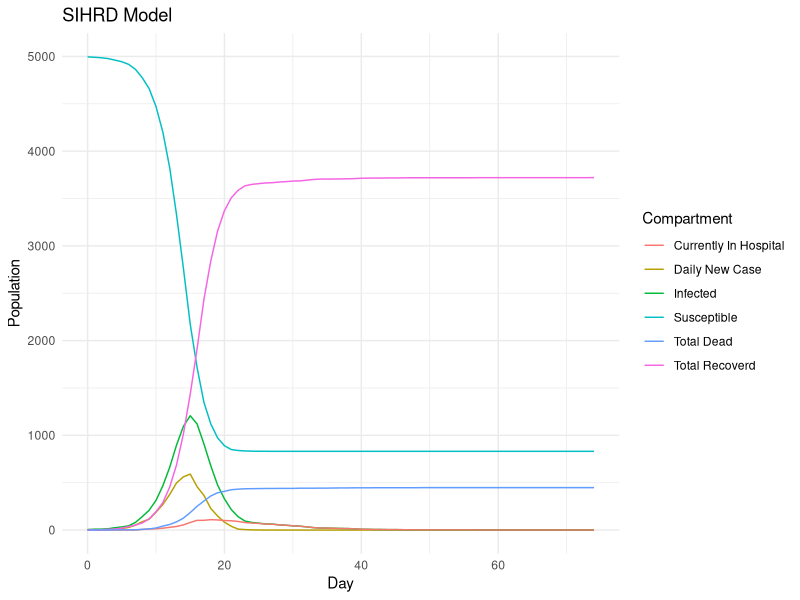
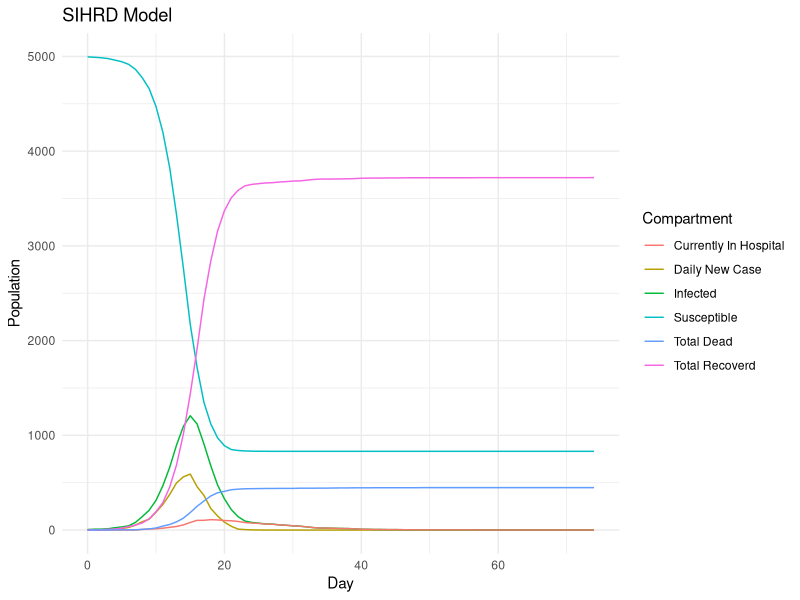
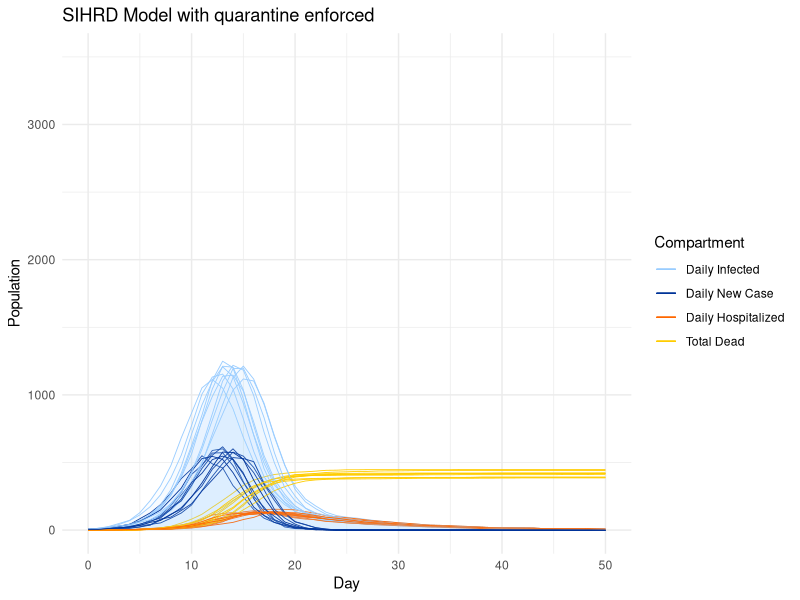
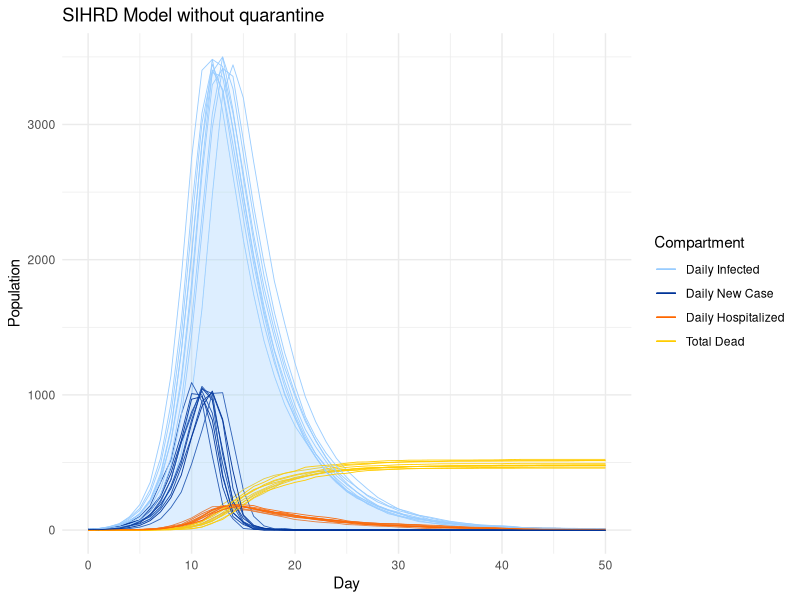
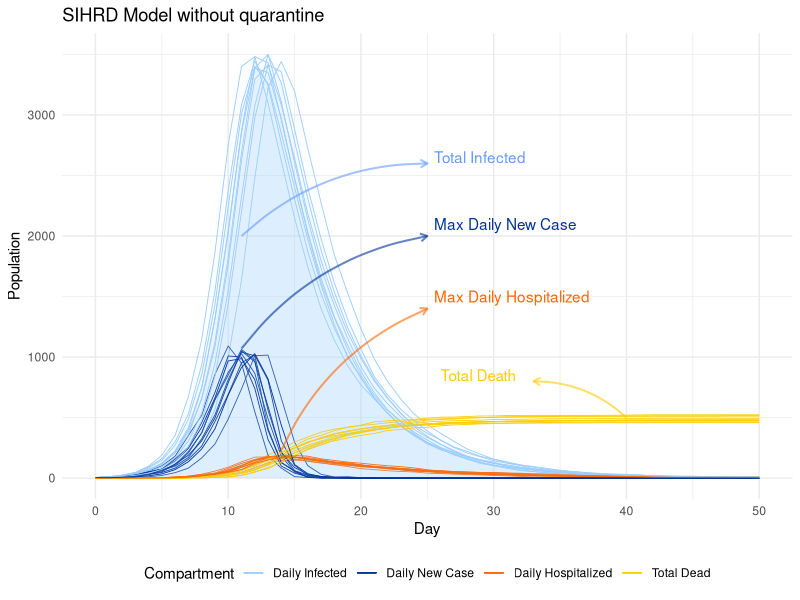
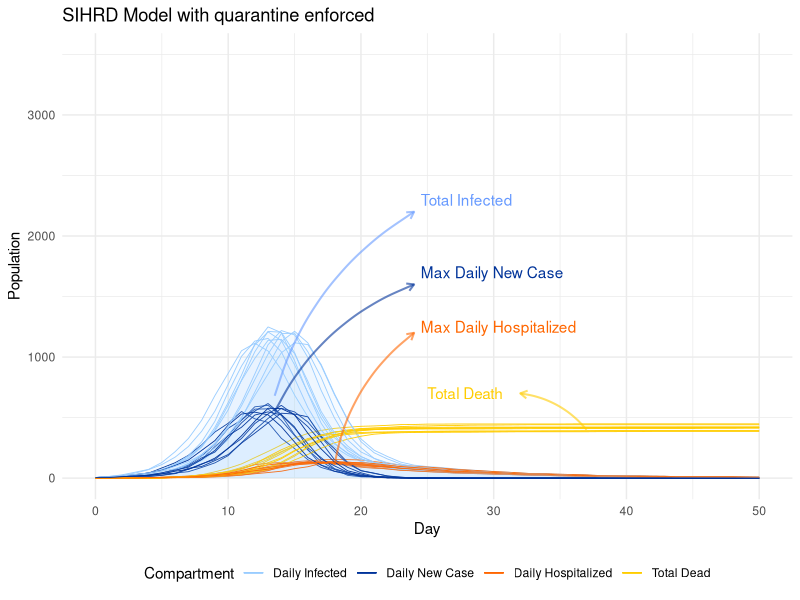

The R source for these figures, in order: (Note: a time limit stopped this script after it produced the figures.)
## ---- chunk 1
knitr::opts_chunk$set(echo = FALSE, message = FALSE, warning = FALSE)
library(dplyr)
library(ggplot2)
## ---- chunk 2
# Simulate Data
model.data = function(N, beta, I.0, p, epsilon, theta, gamma, TimeH, TimeNH){
  I.rate = beta/N
  psi = 1/TimeH
  lambda = 1/TimeNH
  curr.day = 0
  S = p * N - I.0
  NS.0 = N - S - I.0
  NS = NS.0
  NewInfected = I.0
  Total.Hospital = 0
  Total.NonHospital = 0
  Total.Infected = NewInfected + Total.Hospital + Total.NonHospital
  Total.Infective = NewInfected + Total.NonHospital
  Hospital.Recovered = 0
  NonHospital.Recovered = 0
  Hospital.Dead = 0
  NonHospital.Dead = 0
  Total.Recovered = Hospital.Recovered + NonHospital.Recovered
  Total.Dead = Hospital.Dead + NonHospital.Dead
  Pop = S + NS + Total.Infected + Total.Dead
  Leaving.Hospital = 0
  Leaving.NonHospital = 0
  Recovered.Hospital.today = 0
  Recovered.NonHospital.today = 0
  Entering.Hospital = 0
  
  # If you want a full table like the excel, uncomment all lines in the df below
  df = data_frame(Day = curr.day,
                  Susceptible = S,
                  Non.Susceptible = NS,
                  Daily.New.Case = NewInfected,
                  Total.In.Hospital = Total.Hospital,
                  # Total.NonHospital = Total.NonHospital,
                  Infected = Total.Infected,
                  # Total.Infective = Total.Infective,
                  # Recovered.In.Hospital = Hospital.Recovered,
                  # Dead.In.Hospital = Hospital.Dead,
                  Total.Recovered = Total.Recovered,
                  Total.Dead = Total.Dead)
  
  # Watch the disease until it ends (daily new case = 0) or at max 200 days
  while(Total.Infected > 0 & curr.day < 1000){
    curr.day = curr.day + 1
    
    # Number of individuals recovered from the infected in hospital (previous day)
    # First need to see how many are leaving the hospital
    Leaving.Hospital = rbinom(1, Total.Hospital, psi)
    # Then how many of those recovered
    Recovered.Hospital.today = rbinom(1, Leaving.Hospital, theta)
    Hospital.Recovered = Hospital.Recovered + Recovered.Hospital.today
    Hospital.Dead = Hospital.Dead + Leaving.Hospital - Recovered.Hospital.today
    
    # Number of individuals dead from the infected in hospital (previous day)
    # First need to see how many not in hospital are getting over disease
    NonHospital.leaving = rbinom(1, Total.NonHospital, lambda)
    # How many of those are recovering
    Recovered.NonHospital.today = rbinom(1, NonHospital.leaving, gamma)
    NonHospital.Recovered = NonHospital.Recovered + Recovered.NonHospital.today
    NonHospital.Dead = NonHospital.Dead + NonHospital.leaving - Recovered.NonHospital.today
    
    # Total number of recovered or dead so far (cumulative)
    Total.Recovered = Hospital.Recovered + NonHospital.Recovered
    Total.Dead = Hospital.Dead + NonHospital.Dead
    
    # Number of individuals hospitalized from the infected in the previous day
    Entering.Hospital = rbinom(1, NewInfected, epsilon)
    Total.Hospital =  Entering.Hospital + Total.Hospital - Leaving.Hospital
    Total.NonHospital = NewInfected + Total.NonHospital - Entering.Hospital - NonHospital.leaving
    
    # Newly infected case today and total actively infected so far
    NewInfected = min(S, rbinom(1, S * Total.Infective, I.rate))
    Total.Infected = NewInfected + Total.Hospital + Total.NonHospital
    
    # Susceptible population left
    S = S - NewInfected
    
    # Current non-susceptible group
    NS = NS.0 + Total.Recovered
    
    # Infective group that can spread the disease the next day
    Total.Infective = NewInfected + Total.NonHospital
    
    # Confirm population
    Pop = S + NS + Total.Infected + Total.Dead
    
    # If you want a full table like the excel, uncomment this
    # data = c(curr.day, S, NS, NewInfected, Total.Hospital, Total.NonHospital, Total.Infected, Total.Infective, Hospital.Recovered, Hospital.Dead, Total.Recovered, Total.Dead, Pop)
    data = c(curr.day, S, NS, NewInfected, Total.Hospital, Total.Infected, Total.Recovered, Total.Dead)
    df = rbind(df, data)
  }
  return(df)
}

# Plot out the evolution over time
model.plot = function(data){
  p = ggplot(data  = data, aes(x = Day)) +
        geom_line(aes(y = Susceptible, color = "Susceptible")) +
        geom_line(aes(y = Daily.New.Case, color = "Daily New Case")) +
        geom_line(aes(y = Infected, color = "Infected")) +
        geom_line(aes(y = Total.In.Hospital, color = "Currently In Hospital")) +
        geom_line(aes(y = Total.Recovered, color = "Total Recoverd")) +
        geom_line(aes(y = Total.Dead, color = "Total Dead")) +
        scale_color_discrete(name = "Compartment") +
        labs(y = "Population", title = "SIHRD Model") + 
        theme_minimal()
  return(p)
}

# Extract info from the data
model.info = function(data){
  Last.Day = nrow(data)
  Status = ifelse(data[Last.Day,]$Daily.New.Case == 0, "Ended", "Going")
  Total.Death = data[Last.Day,]$Total.Dead
  Total.Infected = sum(data$Daily.New.Case)
  Max.New.Case = max(data$Daily.New.Case)
  Peak.Day.New.Case = data[data$Daily.New.Case == Max.New.Case,]$Day
  Max.In.Hospital = max(data$Total.In.Hospital)
  Peak.Day.Hospital= data[data$Total.In.Hospital == Max.In.Hospital,]$Day
  info = c(Last.Day, Status, Total.Death, Total.Infected, Max.New.Case, Peak.Day.New.Case, Max.In.Hospital, Peak.Day.Hospital)
  return(info)
}

# Confirm the model by calculating that all compartments sum to population at any day
model.confirm = function(data){
  data$Pop = data$S + data$NS + data$Total.Infected + data$Total.Dead
  return(data)
}

# Combine all functions
SIHRD.model = function(N, beta, I.0, p, epsilon, theta, gamma, TimeH, TimeNH){
  param = c(N, beta, epsilon, theta, gamma, TimeH, TimeNH)
  data = model.data(N, beta, I.0, p, epsilon, theta, gamma, TimeH, TimeNH)
  plot = model.plot(data)
  result_info = model.info(data)
  info = c(param, result_info)
  return(list(data,plot,info))
}

# Helper function for string wrapping in facet plots, default is 12 characters
swr = function(string, nwrap=12) {
  paste(strwrap(string, width=nwrap), collapse="\n")
}
swr = Vectorize(swr)
## ---- chunk 3
test.model = SIHRD.model(10000, 2, 5, 0.5, 0.05, 0.9, 0.9, 10, 1)
# data
test.model[[2]]
# graph
test.model[[2]]
# summary
model.summary = cbind(c("Population", "Beta", "HospitalizationRate", "HospitalizedRecoveryRate", "NonHospitalizedRecoveryRate", "HospitalizationTime", "InfectionTime"), test.model[[3]][1:7], c("LastDay", "Status", "TotalDeath", "TotalInfected", "MaxNewCase", "PeakDayNewCase", "MaxInHospital", "PeakDayHospital"), test.model[[3]][8:15])
model.summary = as.data.frame(model.summary)
colnames(model.summary) = c("Parameter", "Value", "Result", "Value")
model.summary
## ---- chunk 4
infected_col = "#99CCFF"
dead_col = "#FFCC00"
hospital_col = "#FF6600"
newcase_col = "#003399" 

# 10 simulations of the above model
model.rep.plot = function(N, beta, I.0, p, epsilon, theta, gamma, TimeH, TimeNH, reps = 10){
  line.plot = function(data){
    size = 0.3
    list(geom_line(data = data, aes(x = Day, y = Infected, color = "Daily Infected"), size = size),
         geom_area(data = data, aes(x = Day, y = Infected), fill = infected_col, alpha = 0.04),
         geom_line(data = data, aes(x = Day, y = Total.Dead, color = "Total Dead"), size = size),
         geom_line(data = data, aes(x = Day, y = Total.In.Hospital, color = "Daily Hospitalized"), size = size),
         geom_line(data = data, aes(x = Day, y = Daily.New.Case, color = "Daily New Case"), size = size),
         scale_color_manual(values = c("Daily Infected" = infected_col,
                                       "Daily New Case"= newcase_col,
                                       "Daily Hospitalized" = hospital_col,
                                       "Total Dead" = dead_col),
                            breaks = c("Daily Infected",
                                       "Daily New Case",
                                       "Daily Hospitalized",
                                       "Total Dead")
                                      )
    )
  }
  if(TimeNH == 1){
    title = "SIHRD Model with quarantine enforced"
  } else {
    title = "SIHRD Model without quarantine"
  }
  plot = ggplot() + labs(y = "Population", title = title, color = "Compartment") + theme_minimal() + xlim(0, 50) + ylim(0, 3500)
  for(i in 1:reps){
    data = model.data(N, beta, I.0, p, epsilon, theta, gamma, TimeH, TimeNH)
    plot = plot + line.plot(data)
  }
  plot
  return(plot)
}
a = model.rep.plot(10000, 2, 5, 0.5, 0.05, 0.9, 0.9, 10, 1)
b = model.rep.plot(10000, 2, 5, 0.5, 0.05, 0.9, 0.9, 10, 5)
a
b
## ---- chunk 5
b + annotate(geom = "curve", xend = 33, yend = 800, x = 40, y = 500, curvature = .2, arrow = arrow(length = unit(2, "mm")), color = dead_col, size=0.7, alpha=0.6) +
  annotate(geom = "text", x = 26, y = 850, label = "Total Death", hjust = "left", color = dead_col) + 
  
  annotate(geom = "curve", xend = 25, yend = 2000, x = 11, y = 1070, curvature = -.2, arrow = arrow(length = unit(2, "mm")), color = newcase_col, size=0.7, alpha=0.6) +
  annotate(geom = "text", x = 25.5, y = 2100, label = "Max Daily New Case", hjust = "left", color = newcase_col) + 
  
  annotate(geom = "curve", xend = 25, yend = 2600, x = 11, y = 2000, curvature = -.2, arrow = arrow(length = unit(2, "mm")), color = "#6699FF", size=0.7, alpha=0.6) + 
  annotate(geom = "text", x = 25.5, y = 2650, label = "Total Infected", hjust = "left", color = "#6699FF") +
  
  annotate(geom = "curve", xend = 25, yend = 1400, x = 14, y = 230, curvature = -.2, arrow = arrow(length = unit(2, "mm")), color = hospital_col, size=0.7, alpha=0.6) + 
  annotate(geom = "text", x = 25.5, y = 1500, label = "Max Daily Hospitalized", hjust = "left", color = hospital_col) +  theme(legend.position="bottom")
## ---- chunk 6
# SIHRD model with 10 reps and all parameters set 
# at lowest level under 2 conditions: with and without quarantine
a + annotate(geom = "curve", xend = 32, yend = 700, x = 37, y = 400, curvature = .2, arrow = arrow(length = unit(2, "mm")), color = dead_col, size=0.7, alpha=0.6) +
  annotate(geom = "text", x = 25, y = 700, label = "Total Death", hjust = "left", color = dead_col) + 
  
  annotate(geom = "curve", xend = 24, yend = 2200, x = 13.5, y = 680, curvature = -.2, arrow = arrow(length = unit(2, "mm")), color = "#6699FF", size=0.7, alpha=0.6) +
  annotate(geom = "text", x = 24.5, y = 2300, label = "Total Infected" , hjust = "left", color = "#6699FF") + 
  
  annotate(geom = "curve", xend = 24, yend = 1600, x = 13.5, y = 550, curvature = -.2, arrow = arrow(length = unit(2, "mm")), color = newcase_col, size=0.7, alpha=0.6) + 
  annotate(geom = "text", x = 24.5, y = 1700, label = "Max Daily New Case", hjust = "left", color = newcase_col) +
  
  annotate(geom = "curve", xend = 24, yend = 1200, x = 18, y = 110, curvature = -.2, arrow = arrow(length = unit(2, "mm")), color = hospital_col, size=0.7, alpha=0.6) + 
  annotate(geom = "text", x = 24.5, y = 1250, label = "Max Daily Hospitalized", hjust = "left", color = hospital_col) +  theme(legend.position="bottom")
## ---- chunk 7
# Factorial Experiment
I.0 = 5
S.rate = 0.5

# List of Explanatory Variables:
Pop.Lst = c(10000, 100000, 1000000)
Beta.Lst = c(2,4)
Hrate.Lst = c(0.05, 0.1, 0.15)
RrateH.Lst = c(0.9, 0.95)
RrateNH.Lst = c(0.9, 0.95)
TimeH.Lst = c(10, 15)
TimeNH.Lst = c(1, 5)

#Pop.Lst, Beta.Lst, Hrate.Lst, RrateH.Lst, RrateNH.Lst, TimeH.Lst, TimeNH.Lst
result_table = data.frame()

# Run 10 simulations of every 288 combinations
sims = 10
for(i in 1:sims){
  for(N in Pop.Lst){
    for(b in Beta.Lst){
      for(hr in Hrate.Lst){
        for(rrh in RrateH.Lst){
          for(rrnh in RrateNH.Lst){
            for(th in TimeH.Lst){
              for(tnh in TimeNH.Lst){
                model = SIHRD.model(N, b, I.0, S.rate, hr, rrh, rrnh, th, tnh)
                result_table = rbind(result_table, model[[3]], stringsAsFactors = FALSE)
              }
            }
          }
        }
      }
    }
  }
}

colnames(result_table) = c("Population", "Beta", "HospitalizationRate", "HospitalizedRecoveryRate", "NonHospitalizedRecoveryRate", "HospitalizationTime", "InfectionTime", "LastDay", "Status", "TotalDeath", "TotalInfected", "MaxNewCase", "PeakDayNewCase", "MaxInHospital", "PeakDayHospital")
result_table[1:7] = as.data.frame(sapply(result_table[1:7], as.numeric))
result_table[1:7] = format(result_table[1:7], scientific = FALSE)
result_table[c(1:7,9)] = as.data.frame(sapply(result_table[c(1:7,9)], as.factor))
result_table[c(8,10:15)] = as.data.frame(sapply(result_table[c(8,10:15)], as.numeric))

numericPop = as.numeric(as.character(result_table$Population))

result_table$DeathProportion = result_table$TotalDeath / numericPop
result_table$InfectedProportion = result_table$TotalInfected / numericPop
result_table$MaxCaseProportion = result_table$MaxNewCase / numericPop
result_table$MaxHospitalProportion = result_table$MaxInHospital / numericPop
result_table
## ---- chunk 8
response.var = "Population + Beta + HospitalizationRate + HospitalizedRecoveryRate + NonHospitalizedRecoveryRate + HospitalizationTime + InfectionTime + Population * Beta + Population * HospitalizationRate + Population * HospitalizedRecoveryRate + Population * NonHospitalizedRecoveryRate + Population * HospitalizationTime + Population * InfectionTime + Beta * HospitalizationRate + Beta * HospitalizedRecoveryRate + Beta * NonHospitalizedRecoveryRate + Beta * HospitalizationTime + Beta * InfectionTime + HospitalizationRate* HospitalizedRecoveryRate + HospitalizationRate*NonHospitalizedRecoveryRate + HospitalizationRate*HospitalizationTime + HospitalizationRate*InfectionTime + HospitalizedRecoveryRate * NonHospitalizedRecoveryRate + HospitalizedRecoveryRate * HospitalizedRecoveryRate * HospitalizationTime + HospitalizedRecoveryRate * InfectionTime + NonHospitalizedRecoveryRate * HospitalizationTime + NonHospitalizedRecoveryRate * InfectionTime + HospitalizationTime * InfectionTime"

anova = function(param){
  form = as.formula(paste(param, response.var, sep = " ~ "))
  return(aov(form, data = result_table))
}
linear = function(param){
  form = as.formula(paste(param, response.var, sep = " ~ "))
  return(lm(form, data = result_table))
}

residual.plot = function(model){
  residuals = model$residuals
  par(mfrow = c(1,2))
  hist(residuals, breaks = 20)
  qqnorm(residuals)
  qqline(residuals)
}
## ---- chunk 9
Death.Anova = anova("DeathProportion")
summary(Death.Anova)
Death.Lm = linear("DeathProportion")
summary(Death.Lm)
residual.plot(Death.Anova)

Death.Anova.reduced = aov(DeathProportion ~ Beta + HospitalizationRate + HospitalizedRecoveryRate + NonHospitalizedRecoveryRate + InfectionTime + Beta:HospitalizationRate + Beta:HospitalizedRecoveryRate + Beta:NonHospitalizedRecoveryRate + HospitalizationRate:HospitalizedRecoveryRate + Beta:InfectionTime + HospitalizationRate:HospitalizedRecoveryRate + HospitalizationRate:NonHospitalizedRecoveryRate + HospitalizationRate:InfectionTime + HospitalizedRecoveryRate:InfectionTime + NonHospitalizedRecoveryRate:InfectionTime, data = result_table)

summary(Death.Anova.reduced)
summary(lm(DeathProportion ~ Beta + HospitalizationRate + HospitalizedRecoveryRate + NonHospitalizedRecoveryRate + InfectionTime + Beta:HospitalizationRate + Beta:HospitalizedRecoveryRate + Beta:NonHospitalizedRecoveryRate + HospitalizationRate:HospitalizedRecoveryRate + Beta:InfectionTime + HospitalizationRate:HospitalizedRecoveryRate + HospitalizationRate:NonHospitalizedRecoveryRate + HospitalizationRate:InfectionTime + HospitalizedRecoveryRate:InfectionTime + NonHospitalizedRecoveryRate:InfectionTime, data = result_table))

xtable(summary(Death.Anova.reduced))
## ---- chunk 10
# Summarize main effects of each significant variable
avg.Beta = result_table %>% group_by(Beta) %>% summarise(Average.Death.Proportion = mean(DeathProportion))
avg.HospitalizationRate = result_table %>% group_by(HospitalizationRate) %>% summarise(Average.Death.Proportion = mean(DeathProportion))
avg.HospitalizedRecoveryRate = result_table %>% group_by(HospitalizedRecoveryRate) %>% summarise(Average.Death.Proportion = mean(DeathProportion))
avg.NonHospitalizedRecoveryRate = result_table %>% group_by(NonHospitalizedRecoveryRate) %>% summarise(Average.Death.Proportion = mean(DeathProportion))
avg.InfectionTime = result_table %>% group_by(InfectionTime) %>% summarise(Average.Death.Proportion = mean(DeathProportion))

avg.Beta$Var = "Beta"
names(avg.Beta) = c("Level", "Average.Death.Proportion", "Var")

avg.HospitalizationRate$Var = "Hospitalization Rate"
names(avg.HospitalizationRate) = c("Level", "Average.Death.Proportion", "Var")

avg.HospitalizedRecoveryRate$Var = "Hospitalized Recovery Rate"
names(avg.HospitalizedRecoveryRate) = c("Level", "Average.Death.Proportion", "Var")

avg.NonHospitalizedRecoveryRate$Var = "Non-Hospitalized Recovery Rate"
names(avg.NonHospitalizedRecoveryRate) = c("Level", "Average.Death.Proportion", "Var")

avg.InfectionTime$Var = "Quarantine"
names(avg.InfectionTime) = c("Level", "Average.Death.Proportion", "Var")
avg.InfectionTime$Level = ifelse(avg.InfectionTime$Level == "1", "yes", "no")

avg.all = rbind(avg.Beta, avg.HospitalizationRate, avg.InfectionTime, avg.HospitalizedRecoveryRate, avg.NonHospitalizedRecoveryRate)
# Main Effect Plots
ann_text <- tribble(
  ~Var, ~Average.Death.Proportion, ~Level,
  #--|--|--
  "Beta", 0.037, "2")
avg.all$Var = swr(avg.all$Var, 20)
ggplot(avg.all, aes(x = Level, y = Average.Death.Proportion, group = Var)) + 
  facet_grid(cols = vars(Var), scales = "free_x") + 
  theme_bw() + 
  labs(y = "Average Total Death Proportion", x = "Variable Level") + 
  geom_hline(yintercept = mean(result_table$DeathProportion), linetype='dashed', col = 'blue') + geom_line() +
  geom_point() + 
  geom_text(data = ann_text, label = swr("Grand Average", 5), colour = 'blue', size = 2.8)
## ---- chunk 11
# Summarize interaction effects by all combinations of significant variables
DeathSummary = result_table %>% group_by(Beta, HospitalizationRate, HospitalizedRecoveryRate, NonHospitalizedRecoveryRate, InfectionTime) %>% summarise(Average.Death.Proportion = mean(DeathProportion))

# New facet label names for variables
InfectionTime.labs <- c("With quarantine", "Without quarantine")
names(InfectionTime.labs) <- c("1", "5")

Beta.labs <- c("Beta = 2", "Beta = 4")
names(Beta.labs) <- c("2", "4")

HospitalizationRate.labs <- c("5% Hospitalization", "10% Hospitalization", "15% Hospitalization")
names(HospitalizationRate.labs) <- c("0.05", "0.10", "0.15")

DeathSummary$InfectionTime = ifelse(DeathSummary$InfectionTime == 1, "With quarantine", "Without quarantine")
DeathSummary$InfectionTime = swr(DeathSummary$InfectionTime)
# Interaction Plot
ggplot(DeathSummary, 
       aes(x = NonHospitalizedRecoveryRate, 
           y = Average.Death.Proportion,
           color = HospitalizedRecoveryRate,
           group = HospitalizedRecoveryRate)) +
  geom_point() + 
  geom_line() +
  facet_grid(InfectionTime ~ Beta + HospitalizationRate, labeller = labeller(Beta = Beta.labs, HospitalizationRate = swr(HospitalizationRate.labs))) +
  # geom_point(aes(color = HospitalizedRecoveryRate)) + 
  theme_bw() + 
  labs(y = "Average Total Death Proportion", 
       x = "Non-Hospitalized Recovery Rate",
       color = "Hospitalized Recovery Rate") +
  theme(legend.position="top")
## ---- chunk 12
Infected.Anova = anova("InfectedProportion")
summary(Infected.Anova)
residual.plot(Infected.Anova)

Infected.Anova.reduced = aov(InfectedProportion ~ Beta + HospitalizationRate + InfectionTime + Beta:HospitalizationRate + Beta:InfectionTime + HospitalizationRate:InfectionTime, data = result_table)

xtable(summary(Infected.Anova.reduced))
residual.plot(Infected.Anova.reduced)

summary(lm(InfectedProportion ~ Beta + HospitalizationRate + InfectionTime + Beta:HospitalizationRate + Beta:InfectionTime + HospitalizationRate:InfectionTime, data = result_table))
## ---- chunk 13
# Summarize main effects of each significant variable
avg.Beta = result_table %>% group_by(Beta) %>% summarise(Average.Infected.Proportion = mean(InfectedProportion))
avg.InfectionTime = result_table %>% group_by(InfectionTime) %>% summarise(Average.Infected.Proportion = mean(InfectedProportion))
avg.HospitalizationRate = result_table %>% group_by(HospitalizationRate) %>% summarise(Average.Infected.Proportion = mean(InfectedProportion))

avg.Beta$Var = "Beta"
names(avg.Beta) = c("Level", "Average.Infected.Proportion", "Var")

avg.HospitalizationRate$Var = "Hospitalization Rate"
names(avg.HospitalizationRate) = c("Level", "Average.Infected.Proportion", "Var")

avg.InfectionTime$Var = "Quarantine"
names(avg.InfectionTime) = c("Level", "Average.Infected.Proportion", "Var")
avg.InfectionTime$Level = ifelse(avg.InfectionTime$Level == "1", "yes", "no")

avg.all = rbind(avg.Beta, avg.HospitalizationRate, avg.InfectionTime)
avg.all$Var = swr(avg.all$Var, 20)

# Main Effect Plots
ann_text <- tribble(
  ~Var, ~Average.Infected.Proportion, ~Level,
  #--|--|--
  "Beta", mean(result_table$InfectedProportion) + 0.004, "2")

ggplot(avg.all, aes(x = Level, y = Average.Infected.Proportion, group = Var)) + 
  facet_grid(cols = vars(Var), scales = "free_x") + 
  geom_line() +
  geom_point() + 
  theme_bw() + 
  labs(y = "Average Total Infected Proportion", x = "Variable Level") +
  geom_hline(yintercept = mean(result_table$InfectedProportion), linetype='dashed', col = 'blue') + 
  geom_text(data = ann_text, label = swr("Grand Average", 5), colour = 'blue', size = 3)
## ---- chunk 14
# Summarize interaction effects by all combinations of significant variables
InfectedSummary = result_table %>% group_by(Beta, InfectionTime, HospitalizationRate) %>% summarise(Average.Infected.Proportion = mean(InfectedProportion))
InfectedSummary$InfectionTime = ifelse(InfectedSummary$InfectionTime == "1", "yes", "no")
InfectedSummary$InfectionTime = factor(InfectedSummary$InfectionTime, levels = c("yes", "no"), ordered = TRUE )

# Interaction Plot
ggplot(InfectedSummary, 
       aes(x = InfectionTime, 
           y = Average.Infected.Proportion, 
           group = Beta,
           color = Beta)) + 
  geom_line() +
  geom_point() + 
  facet_grid(~ HospitalizationRate, labeller = labeller(HospitalizationRate = HospitalizationRate.labs)) +
  theme_bw() + 
  labs(y = "Average Total Infected Proportion", 
       x = "Quarantine") +
  theme(legend.position="top")
## ---- chunk 15
MaxCase.Anova = anova("MaxCaseProportion")
summary(MaxCase.Anova)
residual.plot(MaxCase.Anova)

MaxCase.Anova.reduced = aov(MaxCaseProportion ~ Population + Beta + HospitalizationRate + InfectionTime + Population:Beta + Population:Beta + Population:InfectionTime + Beta:HospitalizationTime + Beta:InfectionTime, data=result_table)
xtable(summary(MaxCase.Anova.reduced))
summary(lm(MaxCaseProportion ~ Population + Beta + HospitalizationRate + InfectionTime + Population:Beta + Population:Beta + Population:InfectionTime + Beta:HospitalizationTime + Beta:InfectionTime, data = result_table))
## ---- chunk 16
# Summarize main effects of each significant variable
avg.Population = result_table %>% group_by(Population) %>% summarise(Average.MaxCaseProportion = mean(MaxCaseProportion))
avg.Beta = result_table %>% group_by(Beta) %>% summarise(Average.MaxCaseProportion = mean(MaxCaseProportion))
avg.InfectionTime = result_table %>% group_by(InfectionTime) %>% summarise(Average.MaxCaseProportion = mean(MaxCaseProportion))
avg.HospitalizationRate = result_table %>% group_by(HospitalizationRate) %>% summarise(Average.MaxCaseProportion = mean(MaxCaseProportion))

avg.Population$Var = "Population"
names(avg.Population) = c("Level", "Average.MaxCaseProportion", "Var")

avg.Beta$Var = "Beta"
names(avg.Beta) = c("Level", "Average.MaxCaseProportion", "Var")

avg.HospitalizationRate$Var = "Hospitalization Rate"
names(avg.HospitalizationRate) = c("Level", "Average.MaxCaseProportion", "Var")

avg.InfectionTime$Var = "Quarantine"
names(avg.InfectionTime) = c("Level", "Average.MaxCaseProportion", "Var")
avg.InfectionTime$Level = ifelse(avg.InfectionTime$Level == "1", "yes", "no")

avg.all = rbind(avg.Population, avg.Beta, avg.HospitalizationRate, avg.InfectionTime)
avg.all$Var = swr(avg.all$Var, 20)

# Main Effect Plots
ann_text <- tribble(
  ~Var, ~Average.MaxCaseProportion, ~Level,
  #--|--|--
  "Beta", mean(result_table$MaxCaseProportion) + 0.007, "2")

ggplot(avg.all, aes(x = Level, y = Average.MaxCaseProportion, group = Var)) + 
  facet_grid(cols = vars(Var), scales = "free_x") + 
  geom_line() +
  geom_point() + 
  theme_bw() + 
  labs(y = "Average Maximum Daily New Case Proportion", x = "Variable Level") +
  geom_hline(yintercept = mean(result_table$MaxCaseProportion), linetype='dashed', col = 'blue') + 
  geom_text(data = ann_text, label = swr("Grand Average", 5), colour = 'blue', size = 3)
## ---- chunk 17
# Summarize interaction effects by all combinations of significant variables
MaxCaseSummary = result_table %>% group_by(Population, Beta, InfectionTime, HospitalizationRate) %>% summarise(Average.MaxCaseProportion = mean(MaxCaseProportion))
MaxCaseSummary$InfectionTime = ifelse(MaxCaseSummary$InfectionTime == 1, "With quarantine", "Without quarantine")
# MaxCaseSummary$InfectionTime = factor(MaxCaseSummary$InfectionTime, levels = c("yes", "no"), ordered = TRUE )

# Interaction Plot
ggplot(MaxCaseSummary, 
       aes(x = Population, 
           y = Average.MaxCaseProportion, 
           group = Beta,
           color = Beta)) + 
  geom_line() +
  geom_point() + 
  facet_grid(InfectionTime ~ HospitalizationRate, labeller = labeller(HospitalizationRate = HospitalizationRate.labs)) +
  theme_bw() + 
  labs(y = "Average Maximum Daily New Case Proportion") +
  theme(legend.position="top")
## ---- chunk 18
MaxHospital.Anova = anova("MaxHospitalProportion")
summary(MaxHospital.Anova)
residual.plot(MaxHospital.Anova)

MaxHospital.Anova.reduced = aov(MaxHospitalProportion ~ Beta + HospitalizationRate + HospitalizationTime + InfectionTime + Beta:HospitalizationRate + Beta:HospitalizationTime + Beta:InfectionTime + HospitalizationRate:HospitalizationTime + HospitalizationRate:InfectionTime, data = result_table)
xtable(summary(MaxHospital.Anova.reduced))
summary(lm(MaxHospitalProportion ~ Beta + HospitalizationRate + HospitalizationTime + InfectionTime + Beta:HospitalizationRate + Beta:HospitalizationTime + Beta:InfectionTime + HospitalizationRate:HospitalizationTime + HospitalizationRate:InfectionTime, data = result_table))
## ---- chunk 19
# Summarize main effects of each significant variable
avg.Beta = result_table %>% group_by(Beta) %>% summarise(Average.MaxHospitalProportion = mean(MaxHospitalProportion))
avg.HospitalizationRate = result_table %>% group_by(HospitalizationRate) %>% summarise(Average.MaxHospitalProportion = mean(MaxHospitalProportion))
avg.HospitalizationTime = result_table %>% group_by(HospitalizationTime) %>% summarise(Average.MaxHospitalProportion = mean(MaxHospitalProportion))
avg.InfectionTime = result_table %>% group_by(InfectionTime) %>% summarise(Average.MaxHospitalProportion = mean(MaxHospitalProportion))

avg.Beta$Var = "Beta"
names(avg.Beta) = c("Level", "Average.MaxHospitalProportion", "Var")

avg.HospitalizationRate$Var = "Hospitalization Rate"
names(avg.HospitalizationRate) = c("Level", "Average.MaxHospitalProportion", "Var")

avg.HospitalizationTime$Var = "Hospitalization Time (days)"
names(avg.HospitalizationTime) = c("Level", "Average.MaxHospitalProportion", "Var")

avg.InfectionTime$Var = "Quarantine"
names(avg.InfectionTime) = c("Level", "Average.MaxHospitalProportion", "Var")
avg.InfectionTime$Level = ifelse(avg.InfectionTime$Level == "1", "yes", "no")

avg.all = rbind(avg.Beta, avg.HospitalizationRate, avg.InfectionTime, avg.HospitalizationTime)
avg.all$Var = swr(avg.all$Var, 20)

# Main Effect Plots
ann_text <- tribble(
  ~Var, ~Average.MaxHospitalProportion, ~Level,
  #--|--|--
  "Beta", mean(result_table$MaxHospitalProportion) + 0.003, "2")

ggplot(avg.all, aes(x = Level, y = Average.MaxHospitalProportion, group = Var)) + 
  facet_grid(cols = vars(Var), scales = "free_x") + 
  geom_line() +
  geom_point() + 
  theme_bw() + 
  labs(y = "Average Maximum Daily Hospitalization Proportion", x = "Variable Level") +
  geom_hline(yintercept = mean(result_table$MaxHospitalProportion), linetype='dashed', col = 'blue') + 
  geom_text(data = ann_text, label = swr("Grand Average", 5), colour = 'blue', size = 3)
## ---- chunk 20
# Summarize interaction effects by all combinations of significant variables
MaxHospitalSummary = result_table %>% group_by(Beta, InfectionTime, HospitalizationRate, HospitalizationTime) %>% summarise(Average.MaxHospitalProportion = mean(MaxHospitalProportion))
MaxHospitalSummary$InfectionTime = ifelse(MaxHospitalSummary$InfectionTime == 1, "With quarantine", "Without quarantine")

# Interaction Plot
ggplot(MaxHospitalSummary, 
       aes(x = HospitalizationTime, 
           y = Average.MaxHospitalProportion, 
           group = Beta,
           color = Beta)) + 
  geom_line() +
  geom_point() + 
  facet_grid(InfectionTime ~ HospitalizationRate, labeller = labeller(HospitalizationRate = HospitalizationRate.labs)) +
  theme_bw() + 
  labs(y = "Average Maximum Daily Hospitalization Proportion") +
  theme(legend.position="top")
